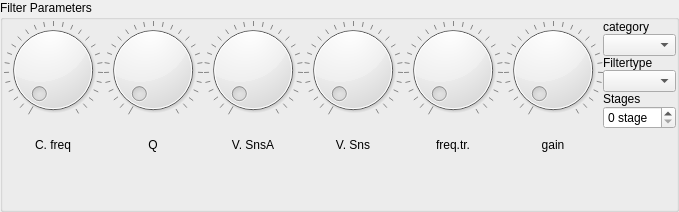
    <widget class="GroupBox" name="groupBox">
     <property name="title">
      <string>Filter Parameters</string>
     </property>
     <property name="controlId" stdset="0">
      <string>FILTER_PARAMETERS</string>
     </property>
     <layout class="QGridLayout" name="gridLayout_4">
      <property name="margin">
       <number>0</number>
      </property>
      <property name="spacing">
       <number>0</number>
      </property>
      <item row="0" column="3">
       <widget class="Dial" name="partPan_3">
        <property name="maximum">
         <number>127</number>
        </property>
        <property name="pageStep">
         <number>32</number>
        </property>
        <property name="wrapping">
         <bool>false</bool>
        </property>
        <property name="notchTarget">
         <double>4.699999999999999</double>
        </property>
        <property name="notchesVisible">
         <bool>true</bool>
        </property>
        <property name="controlId" stdset="0">
         <string>center_freq</string>
        </property>
       </widget>
      </item>
      <item row="0" column="4">
       <widget class="Dial" name="mastervolume_11">
        <property name="maximum">
         <number>127</number>
        </property>
        <property name="pageStep">
         <number>32</number>
        </property>
        <property name="wrapping">
         <bool>false</bool>
        </property>
        <property name="notchTarget">
         <double>4.699999999999999</double>
        </property>
        <property name="notchesVisible">
         <bool>true</bool>
        </property>
        <property name="controlId" stdset="0">
         <string>freq</string>
        </property>
       </widget>
      </item>
      <item row="0" column="5">
       <widget class="Dial" name="mastervolume_12">
        <property name="maximum">
         <number>127</number>
        </property>
        <property name="pageStep">
         <number>32</number>
        </property>
        <property name="wrapping">
         <bool>false</bool>
        </property>
        <property name="notchTarget">
         <double>4.699999999999999</double>
        </property>
        <property name="notchesVisible">
         <bool>true</bool>
        </property>
        <property name="controlId" stdset="0">
         <string>freq</string>
        </property>
       </widget>
      </item>
      <item row="0" column="6">
       <widget class="Dial" name="mastervolume_13">
        <property name="maximum">
         <number>127</number>
        </property>
        <property name="pageStep">
         <number>32</number>
        </property>
        <property name="wrapping">
         <bool>false</bool>
        </property>
        <property name="notchTarget">
         <double>4.699999999999999</double>
        </property>
        <property name="notchesVisible">
         <bool>true</bool>
        </property>
        <property name="controlId" stdset="0">
         <string>freq</string>
        </property>
       </widget>
      </item>
      <item row="0" column="7">
       <widget class="Dial" name="mastervolume_14">
        <property name="maximum">
         <number>127</number>
        </property>
        <property name="pageStep">
         <number>32</number>
        </property>
        <property name="wrapping">
         <bool>false</bool>
        </property>
        <property name="notchTarget">
         <double>4.699999999999999</double>
        </property>
        <property name="notchesVisible">
         <bool>true</bool>
        </property>
        <property name="controlId" stdset="0">
         <string>freq</string>
        </property>
       </widget>
      </item>
      <item row="0" column="8">
       <widget class="Dial" name="mastervolume_15">
        <property name="maximum">
         <number>127</number>
        </property>
        <property name="pageStep">
         <number>32</number>
        </property>
        <property name="wrapping">
         <bool>false</bool>
        </property>
        <property name="notchTarget">
         <double>4.699999999999999</double>
        </property>
        <property name="notchesVisible">
         <bool>true</bool>
        </property>
        <property name="controlId" stdset="0">
         <string>freq</string>
        </property>
       </widget>
      </item>
      <item row="1" column="3">
       <widget class="QLabel" name="label_79">
        <property name="text">
         <string>C. freq</string>
        </property>
        <property name="alignment">
         <set>Qt::AlignCenter</set>
        </property>
       </widget>
      </item>
      <item row="1" column="4">
       <widget class="QLabel" name="label_80">
        <property name="text">
         <string>Q</string>
        </property>
        <property name="alignment">
         <set>Qt::AlignCenter</set>
        </property>
       </widget>
      </item>
      <item row="1" column="5">
       <widget class="QLabel" name="label_81">
        <property name="text">
         <string>V. SnsA</string>
        </property>
        <property name="alignment">
         <set>Qt::AlignCenter</set>
        </property>
       </widget>
      </item>
      <item row="1" column="6">
       <widget class="QLabel" name="label_82">
        <property name="text">
         <string>V. Sns</string>
        </property>
        <property name="alignment">
         <set>Qt::AlignCenter</set>
        </property>
       </widget>
      </item>
      <item row="1" column="7">
       <widget class="QLabel" name="label_83">
        <property name="text">
         <string>freq.tr.</string>
        </property>
        <property name="alignment">
         <set>Qt::AlignCenter</set>
        </property>
       </widget>
      </item>
      <item row="1" column="8">
       <widget class="QLabel" name="label_84">
        <property name="text">
         <string>gain</string>
        </property>
        <property name="alignment">
         <set>Qt::AlignCenter</set>
        </property>
       </widget>
      </item>
      <item row="0" column="9" rowspan="2">
       <widget class="QWidget" name="widget_5" native="true">
        <property name="sizePolicy">
         <sizepolicy hsizetype="Preferred" vsizetype="Maximum">
          <horstretch>0</horstretch>
          <verstretch>0</verstretch>
         </sizepolicy>
        </property>
        <layout class="QVBoxLayout" name="verticalLayout_4">
         <property name="spacing">
          <number>0</number>
         </property>
         <property name="margin">
          <number>0</number>
         </property>
         <item>
          <widget class="QLabel" name="label_2">
           <property name="sizePolicy">
            <sizepolicy hsizetype="Preferred" vsizetype="Maximum">
             <horstretch>0</horstretch>
             <verstretch>0</verstretch>
            </sizepolicy>
           </property>
           <property name="text">
            <string>category</string>
           </property>
          </widget>
         </item>
         <item>
          <widget class="ComboBox" name="comboBox_5">
           <property name="controlId" stdset="0">
            <string>type</string>
           </property>
          </widget>
         </item>
         <item>
          <widget class="QLabel" name="label_3">
           <property name="sizePolicy">
            <sizepolicy hsizetype="Preferred" vsizetype="Maximum">
             <horstretch>0</horstretch>
             <verstretch>0</verstretch>
            </sizepolicy>
           </property>
           <property name="text">
            <string>Filtertype</string>
           </property>
          </widget>
         </item>
         <item>
          <widget class="ComboBox" name="comboBox_6">
           <property name="controlId" stdset="0">
            <string>category</string>
           </property>
          </widget>
         </item>
         <item>
          <widget class="QLabel" name="label_5">
           <property name="sizePolicy">
            <sizepolicy hsizetype="Preferred" vsizetype="Maximum">
             <horstretch>0</horstretch>
             <verstretch>0</verstretch>
            </sizepolicy>
           </property>
           <property name="text">
            <string>Stages</string>
           </property>
          </widget>
         </item>
         <item>
          <widget class="SpinBox" name="octave_4">
           <property name="suffix">
            <string> stage</string>
           </property>
           <property name="prefix">
            <string/>
           </property>
           <property name="controlId" stdset="0">
            <string>Octavedetune</string>
           </property>
          </widget>
         </item>
         <item>
          <spacer name="verticalSpacer_16">
           <property name="orientation">
            <enum>Qt::Vertical</enum>
           </property>
           <property name="sizeHint" stdset="0">
            <size>
             <width>20</width>
             <height>40</height>
            </size>
           </property>
          </spacer>
         </item>
        </layout>
       </widget>
      </item>
      <item row="2" column="5">
       <spacer name="verticalSpacer_2">
        <property name="orientation">
         <enum>Qt::Vertical</enum>
        </property>
        <property name="sizeHint" stdset="0">
         <size>
          <width>20</width>
          <height>40</height>
         </size>
        </property>
       </spacer>
      </item>
     </layout>
    </widget>
